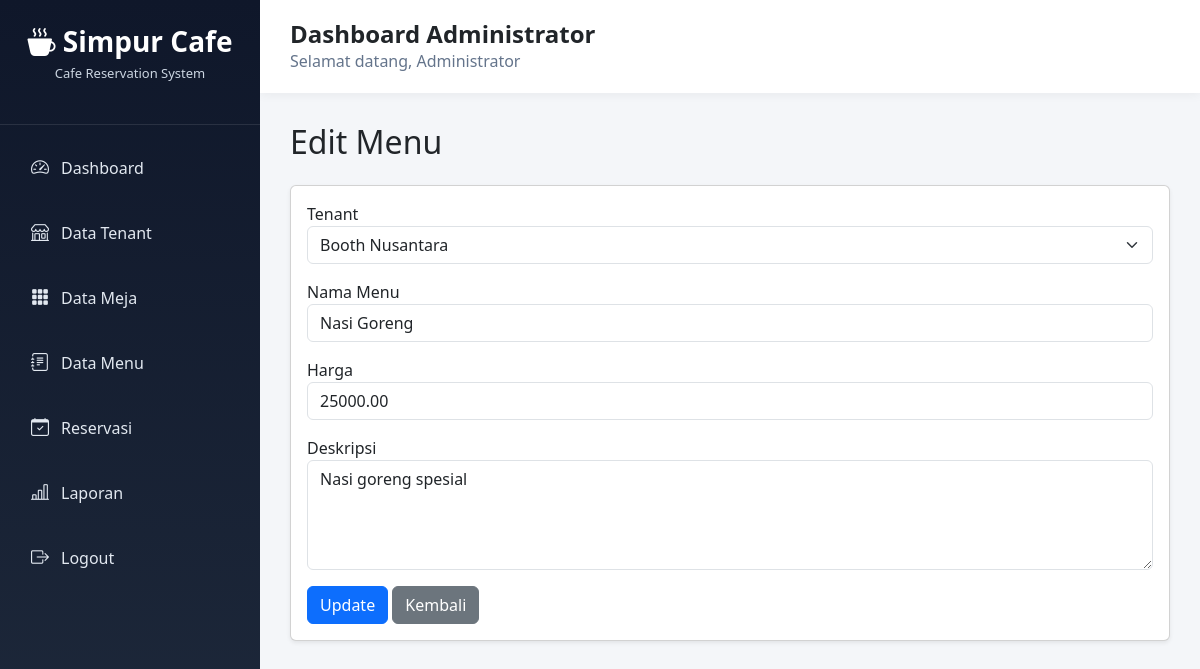
/admin/edit_menu.php?id=1 (signed in), run on the app's committed database.
### tables this page shows
CREATE TABLE `menu` (
  `id_menu` int(11) NOT NULL,
  `id_tenant` int(11) NOT NULL,
  `nama_menu` varchar(100) NOT NULL,
  `harga` decimal(10,2) NOT NULL,
  `deskripsi` text DEFAULT NULL,
  `foto` varchar(255) DEFAULT NULL
);

CREATE TABLE `tenant` (
  `id_tenant` int(11) NOT NULL,
  `nama_tenant` varchar(100) NOT NULL,
  `deskripsi` text DEFAULT NULL,
  `foto` varchar(255) DEFAULT NULL,
  `created_at` timestamp NOT NULL DEFAULT current_timestamp(),
  `id_user` int(11) DEFAULT NULL
);

### admin/edit_menu.php (the view, shortened to what this page needs)
<?php
include '../config/koneksi.php';
$id = $_GET['id'];
$data = mysqli_query(
    $koneksi,
    "SELECT * FROM menu
    WHERE id_menu='$id'"
);
$menu = mysqli_fetch_assoc($data);
$tenant = mysqli_query(
    $koneksi,
    "SELECT * FROM tenant"
);
include 'layout.php';
?>
<h2 class="mb-4">Edit Menu</h2>
<div class="card shadow-sm">
<div class="card-body">
<form method="POST">
<div class="mb-3">
<label>Tenant</label>
<select name="id_tenant"
        class="form-select">
<?php while($t=mysqli_fetch_assoc($tenant)): ?>
<option value="<?= $t['id_tenant']; ?>"
<?= $menu['id_tenant']==$t['id_tenant'] ? 'selected' : ''; ?>>
<?= $t['nama_tenant']; ?>
</option>
<?php endwhile; ?>
</select>
</div>
<div class="mb-3">
<label>Nama Menu</label>
<input type="text"
       name="nama_menu"
       class="form-control"
       value="<?= $menu['nama_menu']; ?>"
       required>
</div>
<div class="mb-3">
<label>Harga</label>
<input type="number"
       name="harga"
       class="form-control"
       value="<?= $menu['harga']; ?>"
       required>
</div>
<div class="mb-3">
<label>Deskripsi</label>
<textarea name="deskripsi"
          class="form-control"
          rows="4"><?= $menu['deskripsi']; ?></textarea>
</div>
<button type="submit"
        name="update"
        class="btn btn-primary">
Update
</button>
<a href="menu.php"
   class="btn btn-secondary">
Kembali
</a>
</form>
</div>
</div>
<?php include 'footer.php'; ?>

### admin/layout.php (style rules this page uses)
* { margin:0; padding:0; box-sizing:border-box; }
body { background:#f4f6f9; font-family:'Segoe UI',sans-serif; }

### data on the page
menu: id_tenant "Booth Nusantara", nama_menu "Nasi Goreng", harga "25000.00", deskripsi "Nasi goreng spesial"

### other printed values
$_SESSION['nama'] "Administrator"
